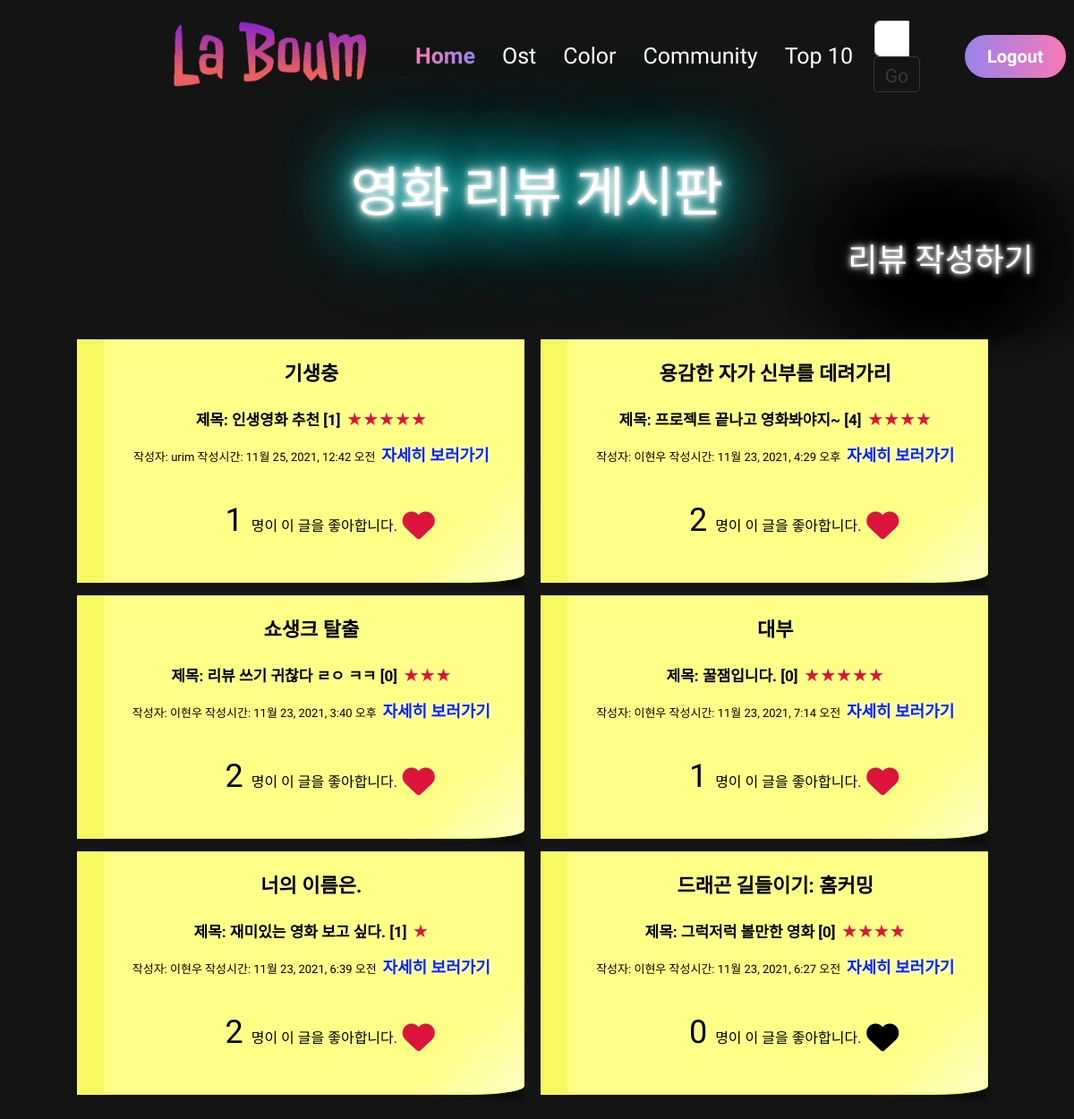
The app's page /community/ (signed in) with its own data.
### community/models.py (models this page shows)
class Review(models.Model):
    RANKS = [
        (1, '★'),
        (2, '★★'),
        (3, '★★★'),
        (4, '★★★★'),
        (5, '★★★★★'),
    ]
    title = models.CharField(max_length=100)
    movie_title = models.ForeignKey(Movie, on_delete=models.CASCADE)
    rank = models.IntegerField(choices=RANKS, default=5)
    content = models.TextField()
    created_at = models.DateTimeField(auto_now_add=True)
    updated_at = models.DateTimeField(auto_now=True)
    user = models.ForeignKey(settings.AUTH_USER_MODEL, on_delete=models.CASCADE)
    like_users = models.ManyToManyField(settings.AUTH_USER_MODEL, related_name='like_reviews')

class Comment(models.Model):
    content = models.TextField()
    review = models.ForeignKey(Review, on_delete=models.CASCADE)
    user = models.ForeignKey(settings.AUTH_USER_MODEL, on_delete=models.CASCADE)

### movies/models.py (models this page shows)
class Movie(models.Model):
    title = models.CharField(max_length=100)
    release_date = models.DateField()
    popularity = models.FloatField()
    vote_count = models.IntegerField()
    vote_average = models.FloatField()
    overview = models.TextField()
    poster_path = models.CharField(max_length=200)
    genres = models.ManyToManyField(Genre, related_name='movies')
    def __str__(self):
        return self.title

### accounts/models.py (models this page shows)
class User(AbstractUser):
    pass

### community/views.py (the view)
# urls.py: path('', views.index, name='index'),
@login_required
@require_GET
def index(request):
    reviews = Review.objects.order_by('-pk')
    paginator = Paginator(reviews, 6)
    page_number = request.GET.get('page')
    page_obj = paginator.get_page(page_number)
    context = {
        'reviews': reviews,
        'page_obj' : page_obj,
    }
    return render(request, 'community/index.html', context)

### community/templates/community/index.html (shortened to what this page needs)
{% extends 'base.html' %}
{% load static %}
{% load bootstrap5 %}
{% block link %}
  <link rel="stylesheet" href="{% static 'community/index.css' %}">
{% endblock link %}
{% block content %}
<br>
<div class="container">
  <h1 class="text-center neon neon-s" style="color:white;">영화 리뷰 게시판</h1>
  <a href="{% url 'community:create' %} " class="text-decoration-none neon-black neon-s float-right">리뷰 작성하기</a>
<br>
</div>
<br>
  <div class="container text-center" style="border-radius: 20px;">
  {% for review in page_obj %}
  <div class="rgyPostIt">
    <p style="font-size: 22px; font-weight:800; color:black; margin-bottom:10px;"> {{review.movie_title}} </p>
    <span><a href="{% url 'community:detail' review.pk %}" style="font-size: 17px; font-weight:600; color:black;">제목: {{ review.title }} [{{ review.comment_set.all|length }}]</a></span>
    <span style="color:crimson;font-size: 20px;"> {{ review.get_rank_display }}</span><br>
    <span style="font-size: 13px; color:black;">작성자: {{ review.user }}  작성시간: {{review.created_at}}</span>
    <a href="{% url 'community:detail' review.pk %}" class="text-decoration-none neon-black2 " style="font-size:18px;">자세히 보러가기</a>
     <br>
     <form class="like-form" data-id="{{ review.pk }}" id="heart">
      {% if user in review.like_users.all %}
        <button class="btn-link">
          <i id="like-{{ review.pk }}" class="fas fa-heart" style="color:crimson"></i>
        </button>
      {% else %}
        <button class="btn-link" >
          <i id="like-{{ review.pk }}" class="fas fa-heart" style="color:black"></i>
        </button>
      {% endif %}
    </form>
    <p style="color:black;">
      <span id="like-count-{{ review.pk }}" style="color:black;">
      {{ review.like_users.all|length }}
      </span> 명이 이 글을 좋아합니다.
    </p>
  </div>
  {% endfor %}
</div>
<br>
  <link rel="stylesheet" href="https://cdnjs.cloudflare.com/ajax/libs/font-awesome/6.0.0-beta2/css/all.min.css" />
{% endblock %}

### community/static/community/index.css (style rules this page uses)
.neon { color: #fff; text-shadow: 0 0 5px #fff, 0 0 10px #fff, 0 0 20px #fff, 0 0 40px #0ff, 0 0 80px #0ff, 0 0 90px #0ff, 0 0 100px #0ff, 0 0 150px #0ff; }
.neon-s { font-weight: 400; text-transform: uppercase; }
.neon-black { color: #fff; text-shadow: 0 0 5px #fff, 0 0 10px #fff, 0 0 20px rgb(24, 23, 23), 0 0 40px rgb(24, 23, 23), 0 0 80px rgb(24, 23, 23), 0 0 90px rgb(24, 23, 23), 0 0 100px rgb(24, 23, 23), 0 0 150px rgb(24, 23, 23); }
.neon-black2 { color: rgb(0, 38, 255); font-weight: 700; text-shadow: 0 0 5px #fff, 0 0 150px rgb(255, 255, 255); }
#heart { display:inline-block; position:relative; top:42px; left: 120px; border: 0px; }
.btn-link { border: 0px; }
div.rgyPostIt { position: relative; display: inline-block; width: 45%; height: auto; padding: 20px 20px 20px 15px; margin-top: 7px; margin-bottom: 7px; margin-right: 10px; border: 1px solid #f8f861; border-left: 30px solid #f8f861; border-bottom-right-radius: 60px 10px; font-family: 'Gowun Dodum'; font-size: 27px; color: #555; word-break: break-all; background: #ffff88; background: -moz-linear-gradient(-45deg, #ffff88 81%, #ffff88 82%, #ffff88 82%, #ffffc6 100%); background: -webkit-gradient(linear, left top, right bottom, color-stop(81%, #ffff88), color-stop(82%, #ffff88), color-stop(82%, #ffff88), color-stop(100%, #ffffc6)); background: -webkit-linear-gradient(-45deg, #ffff88 81%, #ffff88 82%, #ffff88 82%, #ffffc6 100%); background: -o-linear-gradient(-45deg, #ffff88 81%, #ffff88 82%, #ffff88 82%, #ffffc6 100%); background: -ms-linear-gradient(-45deg, #ffff88 81%, #ffff88 82%, #ffff88 82%, #ffffc6 100%); background: linear-gradient(135deg, #ffff88 81%, #ffff88 82%, #ffff88 82%, #ffffc6 100%); filter: progid:DXImageTransform.Microsoft.gradient(startColorstr='#ffff88', endColorstr='#ffffc6', GradientType=1); transition: all 0.2s; -webkit-transition: all 0.2s; }
div.rgyPostIt::after { content: " "; position: absolute; z-index: -1; right: 0; bottom: 35px; width: 150px; height: 30px; background-color: rgba(0, 0, 0, 0); box-shadow: 2px 35px 5px rgba(0, 0, 0, 0.4); -webkit-box-shadow: 2px 35px 5px rgba(0, 0, 0, 0.4); transform: matrix(-1, -0.1, 0, 1, 0, 0); -webkit-transform: matrix(-1, -0.1, 0, 1, 0, 0); -moz-transform: matrix(-1, -0.1, 0, 1, 0, 0); -ms-transform: matrix(-1, -0.1, 0, 1, 0, 0); -o-transform: matrix(-1, -0.1, 0, 1, 0, 0); transition: all 0.2s; -webkit-transition: all 0.2s; }
div.rgyPostIt > p { padding: 5px 0 !important; }
div.rgyPostIt > p::before { margin-right: 7px; font-family: 'Gowun Dodum'; font-weight: normal; font-size: 20px; vertical-align: middle; }

### templates/base.html (style rules this page uses)
* { font-family:'Gowun Dodum', sans-serif; font-size:1.5rem; color:white; }

### records on screen
Review: movie_title "기생충", title "인생영화 추천", comment_set.all|length "1", rank "★★★★★", user "urim", created_at "11월 25, 2021, 12:42 오전", like_users.all|length "1"
Review: movie_title "용감한 자가 신부를 데려가리", title "프로젝트 끝나고 영화봐야지~", comment_set.all|length "4", rank "★★★★", user "이현우", created_at "11월 23, 2021, 4:29 오후", like_users.all|length "2"
Review: movie_title "쇼생크 탈출", title "리뷰 쓰기 귀찮다 ㄹㅇ ㅋㅋ", comment_set.all|length "0", rank "★★★", user "이현우", created_at "11월 23, 2021, 3:40 오후", like_users.all|length "2"
Review: movie_title "대부", title "꿀잼입니다.", comment_set.all|length "0", rank "★★★★★", user "이현우", created_at "11월 23, 2021, 7:14 오전", like_users.all|length "1"
Review: movie_title "너의 이름은.", title "재미있는 영화 보고 싶다.", comment_set.all|length "1", rank "★", user "이현우", created_at "11월 23, 2021, 6:39 오전", like_users.all|length "2"
Review: movie_title "드래곤 길들이기: 홈커밍", title "그럭저럭 볼만한 영화", comment_set.all|length "0", rank "★★★★", user "이현우", created_at "11월 23, 2021, 6:27 오전", like_users.all|length "0"
